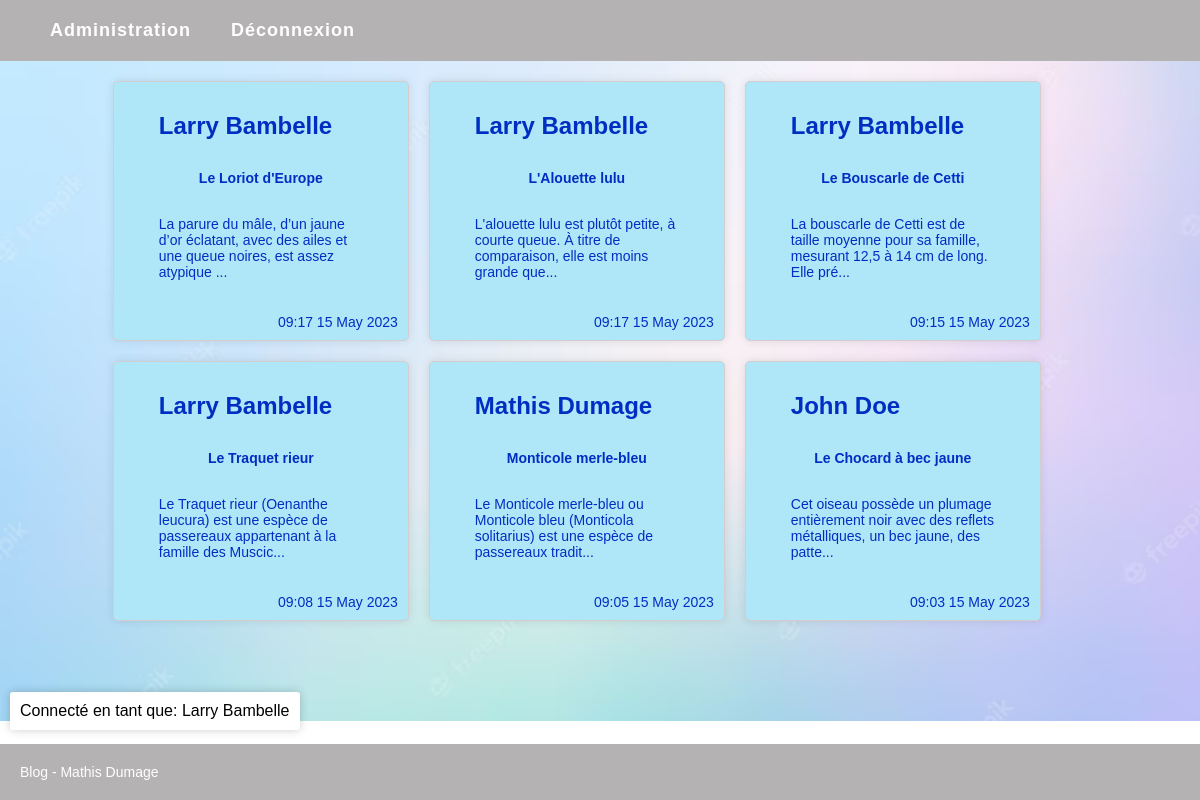
Screenshot of /projetblog/FRONT/acceuil.php (signed in) with the database file from the repository.
### tables this page shows
CREATE TABLE `post` (
  `Id` smallint(5) UNSIGNED NOT NULL,
  `Title` varchar(100) NOT NULL,
  `Contents` text NOT NULL,
  `CreationTimestamp` datetime NOT NULL,
  `Author_Id` tinyint(3) UNSIGNED DEFAULT NULL,
  `Category_Id` tinyint(3) UNSIGNED DEFAULT NULL,
  `Modifié` int(11) NOT NULL,
  `image_name` text
);

CREATE TABLE `author` (
  `Id` tinyint(3) UNSIGNED NOT NULL,
  `FirstName` varchar(50) NOT NULL,
  `LastName` varchar(50) NOT NULL,
  `username` varchar(30) NOT NULL,
  `password` varchar(255) NOT NULL
);

### projetblog/FRONT/acceuil.php (the view, shortened to what this page needs)
<?php
require('..\BACK\connexion.php');
?>
<!DOCTYPE html>
<html lang="en">
<head>
  <link rel="stylesheet" href="CSS/style.css">
</head>
<body>
  <header>
		<ul class="nav">
    <?php
        if($_SESSION != null){
          echo  '<li><a href="admin.php">Administration</a> </li>';
          echo  '<li><a href="../BACK/logout.php">Déconnexion</a></li>';
        }else{
          echo '<li> <a href="login.php">Se connecter</a>';
        }
    ?>
	</header>
  <?php if($_SESSION != null){
    echo '<ul class="user-info">';
    echo '<li>Connecté en tant que: ';
    echo  $_SESSION['firstname'] . ' ' . $_SESSION['lastname'] . '</li>';
    echo '</ul>';
  } else{
    echo '</ul>';
  }  ?>
  <main>
  <div class="post-list">
  <?php
  function format_date($date) {
    $date = DateTime::createFromFormat("Y-m-d H:i:s", $date);
    $formatted_date = $date->format("H:i d F Y");
    return $formatted_date;
  }
  $sql = "SELECT post.CreationTimestamp, post.Title, post.image_name , SUBSTRING(post.contents, 1, 100) AS short_contents, author.firstname, author.lastname FROM post JOIN author ON post.author_id = author.id ORDER BY post.CreationTimestamp DESC";
  $result = $conn->query($sql);
  if ($result->num_rows > 0) {
    while ($row = $result->fetch_assoc()) {
        $sqlIdDelete = 'SELECT Id FROM post WHERE Title ="'. $row['Title'] . '"';
        $resultId = $conn->query($sqlIdDelete);
        $idPost = $resultId->fetch_assoc()['Id'];
        echo '<div class="post" id="' . $idPost . '">';
        echo '<a href="/ProjetBlog/FRONT/detail.php?id=' . $idPost . '">';
        echo '<div class="author"><p>' . $row["firstname"] . " " . $row["lastname"] . '</p></div>';
        echo '<div class="title"><p>' . $row["Title"] . '</p></div>';
        echo '<div class="content"><p>' . $row["short_contents"] . '...</p></div>';
        $formatted_date = format_date($row['CreationTimestamp']);
        echo '<div class="date"><p>' . $formatted_date . '</p></div>';
        echo '</a>';
        echo '</div>';
    }
} else {
    echo "Aucun article trouvé";
}?>
</div>
</main>
<footer>
  <div class="footer-content">
    <p>Blog - Mathis Dumage</p>
  </div>
</footer>
</body>
</html>

### projetblog/FRONT/CSS/style.css (style rules this page uses)
body { font-family: Arial, sans-serif; margin: 0; background-image: url("cool.avif"); background-repeat: no-repeat; background-position: center center; background-size: cover; }
header { background-color: #b4b2b2; color: white; padding: 20px; display: flex; justify-content: space-between; align-items: center; max-width: 100%; margin: 0 auto; }
.nav { display: flex; flex-direction: row; margin: 0; padding: 0; list-style: none; }
.nav li { margin-left: 20px; }
.nav a { color: #fff; text-decoration: none; font-weight: bold; letter-spacing: 1px; font-size: 18px; padding: 10px; border-radius: 5px; transition: background-color 0.3s ease; }
li > a { text-decoration:none; list-style-type: none; }
.user-info { position: fixed; bottom: 10px; left: 10px; display: flex; align-items: center; background-color: #fff; padding: 10px; z-index: 2; border-radius: 3px; box-shadow: 0 0 10px rgba(0, 0, 0, 0.2); list-style-type: none; margin-bottom: 5%; }
main { margin: 20px auto; padding: 0 20px; }
.post-list { width: 80%; display: grid; grid-template-columns: repeat(2, 2fr); gap: 20px; margin-left: 8%; }
@media only screen and (min-width: 768px) { .post-list { grid-template-columns: repeat(3, 1fr); } }
.post { background-color: #b0e7f8; border: 2px solid #ccc; padding-left: 45px; padding-right: 45px; border-radius: 5px; box-shadow: 0 0 10px rgba(0, 0, 0, 0.1); display: flex; flex-direction: column; border: 1px solid rgb(211, 205, 205); position: relative; }
.post a { text-decoration: none; }
.author p { margin-top: 30px; font-weight: bold; font-size: 24px; color:rgb(0, 45, 194); }
.title { text-align: center; margin: 10px 0; font-size: 14px; font-weight: bold; color:rgb(0, 45, 194); padding: 20px }
.content { margin-bottom: 50px; color: rgb(0, 45, 194); padding-bottom: 10px; }
.date { text-align: right; font-size: 14px; position: absolute; bottom: 0; right: 0; padding: 10px; color: rgb(0, 45, 194); }
footer { background-color: #b4b2b2; color: white; display: flex; justify-content: center; align-items: center; padding: 20px; position: fixed; bottom: 0; left: 0; width: 100%; }
.footer-content { max-width: 1200px; width: 100%; }
p { margin: 0; font-size: 14px; }

### rows the page displays
post: Author_Id.FirstName "Larry", Author_Id.LastName "Bambelle", Title "Le Loriot d'Europe", short_contents "La parure du mâle, d’un jaune d’or éclatant, avec des ailes et une queue noires, est assez atypique", CreationTimestamp "09:17 15 May 2023"
post: Author_Id.FirstName "Larry", Author_Id.LastName "Bambelle", Title "L'Alouette lulu", short_contents "L'alouette lulu est plutôt petite, à courte queue. À titre de comparaison, elle est moins grande que", CreationTimestamp "09:17 15 May 2023"
post: Author_Id.FirstName "Larry", Author_Id.LastName "Bambelle", Title "Le Bouscarle de Cetti", short_contents "La bouscarle de Cetti est de taille moyenne pour sa famille, mesurant 12,5 à 14 cm de long. Elle pré", CreationTimestamp "09:15 15 May 2023"
post: Author_Id.FirstName "Larry", Author_Id.LastName "Bambelle", Title "Le Traquet rieur", short_contents "Le Traquet rieur (Oenanthe leucura) est une espèce de passereaux appartenant à la famille des Muscic", CreationTimestamp "09:08 15 May 2023"
post: Author_Id.FirstName "Mathis", Author_Id.LastName "Dumage", Title "Monticole merle-bleu", short_contents "Le Monticole merle-bleu ou Monticole bleu (Monticola solitarius) est une espèce de passereaux tradit", CreationTimestamp "09:05 15 May 2023"
post: Author_Id.FirstName "John", Author_Id.LastName "Doe", Title "Le Chocard à bec jaune", short_contents "Cet oiseau possède un plumage entièrement noir avec des reflets métalliques, un bec jaune, des patte", CreationTimestamp "09:03 15 May 2023"

### other values shown
$_SESSION['firstname'] "Larry"
$_SESSION['lastname'] "Bambelle"
